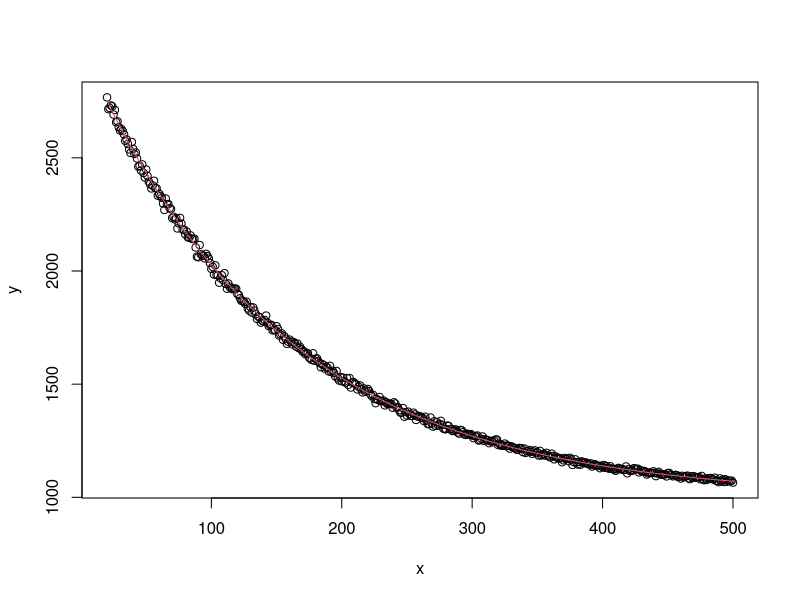

This chart was generated by the following R code: (Note: this script raises an error after producing the figure.)
setwd('~/Bureau/Collabs/Romain/')

x  = 20:500
a  = 1000
b  = 2000
l0 = 150
s  = 0.5       # Noise factor

# Mono-exponential ####
y0 = a + b*exp(-x/l0)
y = y0 + rnorm(length(x), 0,s*sqrt(y0-a+1))

plot(x,y)
lines(x,y0,col=2)

write.csv(cbind(x,y),file = 'DataSynth/monoExp/Courbe.csv',
          row.names = FALSE)

# Sinc-Modulated exponential ####
m  = 10 * sin(x/25) / x
y1 =  a + b*exp(-x/(l0*(1+m)))
y = y1 + rnorm(length(x), 0, s*sqrt(y0-a+1))

plot(x,y,pch=20)
lines(x,y1,col=4,lwd=2)
lines(x,y0,col=2,lwd=2)

write.csv(cbind(x,y),file = 'DataSynth/sincExp1/Courbe.csv',
          row.names = FALSE)
write.csv(cbind(x,m),file = 'DataSynth/sincExp1/Modulation.csv',
          row.names = FALSE)

# Sinc-Modulated exponential ####
m  = 10 * sin(x/50) / x
y1 =  a + b*exp(-x/(l0*(1+m)))
y = y1 + rnorm(length(x), 0, s*sqrt(y0-a+1))

plot(x,y,pch=20)
lines(x,y1,col=4,lwd=2)
lines(x,y0,col=2,lwd=2)

write.csv(cbind(x,y),file = 'DataSynth/sincExp/Courbe.csv',
          row.names = FALSE)
write.csv(cbind(x,m),file = 'DataSynth/sincExp/Modulation.csv',
          row.names = FALSE)

# Sinc-Modulated exponential ####
m  = 10 * sin(x/75) / x
y1 =  a + b*exp(-x/(l0*(1+m)))
y = y1 + rnorm(length(x), 0, s*sqrt(y0-a+1))

plot(x,y,pch=20)
lines(x,y1,col=4,lwd=2)
lines(x,y0,col=2,lwd=2)

write.csv(cbind(x,y),file = 'DataSynth/sincExp2/Courbe.csv',
          row.names = FALSE)
write.csv(cbind(x,m),file = 'DataSynth/sincExp2/Modulation.csv',
          row.names = FALSE)

# Sinc-Modulated exponential: Shot ####
m  = 1 * sin((x-250)/20) / (x-250+0.1) ; plot(x,m)
y1 =  a + b*exp(-x/(l0*(1+m)))
y = y1 + rnorm(length(x), 0, s*sqrt(y0-a+1))

plot(x,y,pch=20)
lines(x,y1,col=4,lwd=2)
lines(x,y0,col=2,lwd=2)

write.csv(cbind(x,y),file = 'DataSynth/sincExp3/Courbe.csv',
          row.names = FALSE)
write.csv(cbind(x,m),file = 'DataSynth/sincExp3/Modulation.csv',
          row.names = FALSE)
